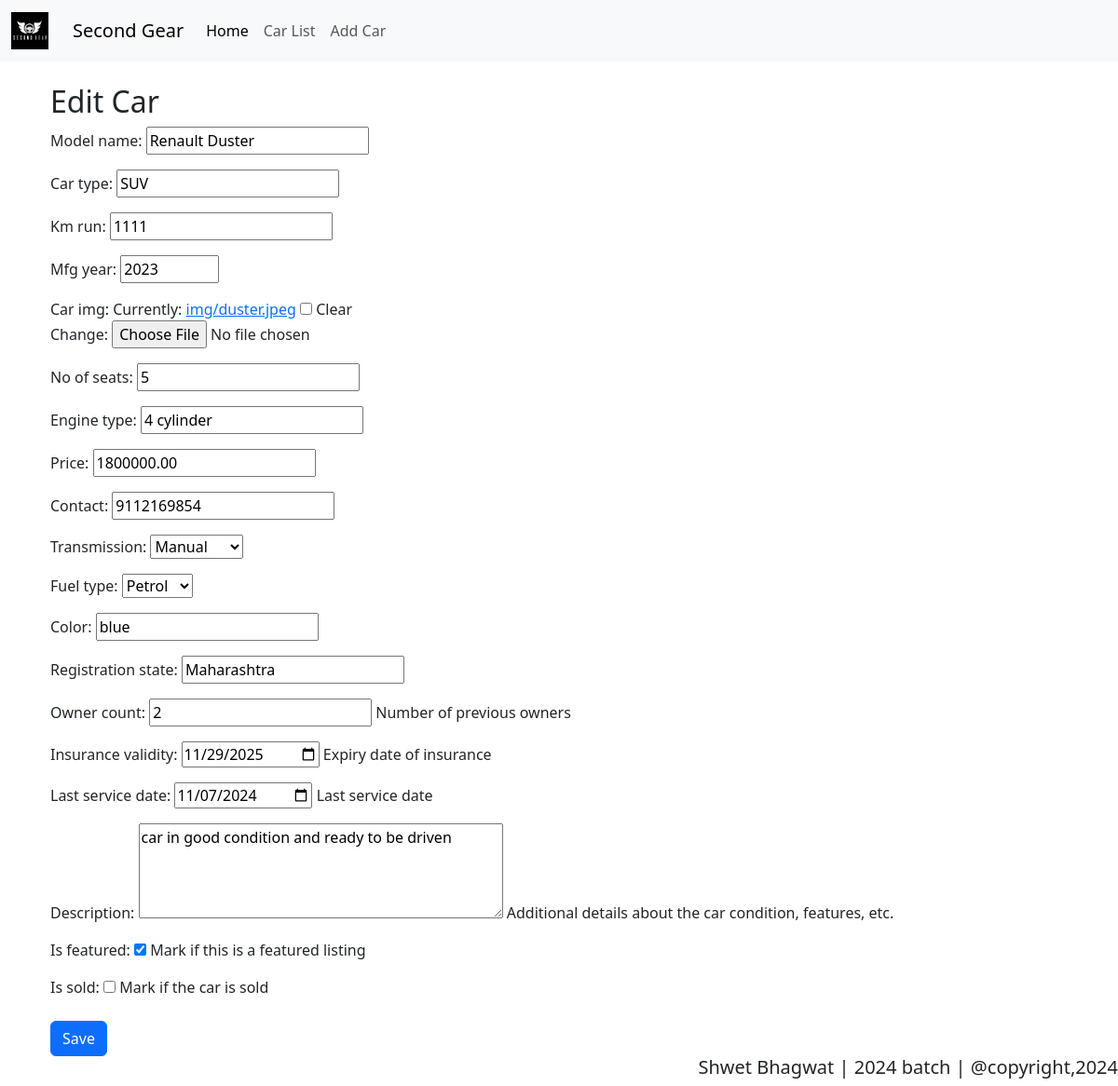
The page /car/2/edit/ on the database its author committed.
### carapp/models.py (models this page shows, shortened)
class Cars(models.Model):
    model_name = models.CharField(max_length=30)
    car_type = models.CharField(max_length=30)  # Consider renaming to `car_type` (typo fix)
    km_run = models.IntegerField()
    mfg_year = models.IntegerField()  # Changed to IntegerField for storing just the year
    car_img = models.ImageField(upload_to='img/', null=True, blank=True)
    no_of_seats = models.IntegerField()  # Typo fix from `no_of_seets`
    engine_type = models.CharField(max_length=15)
    price = models.DecimalField(max_digits=10, decimal_places=2)  # Price as decimal for currency
    contact = models.CharField(max_length=15)  # Phone numbers can include country codes, so CharField
    transmission = models.CharField(max_length=15, choices=[('Automatic', 'Automatic'), ('Manual', 'Manual')])
    fuel_type = models.CharField(max_length=15, choices=[('Petrol', 'Petrol'), ('Diesel', 'Diesel'), ('Electric', 'Electric'), ('Hybrid', 'Hybrid')])
    color = models.CharField(max_length=20)
    registration_state = models.CharField(max_length=30)  # State where the car is registered
    owner_count = models.IntegerField(help_text="Number of previous owners")
    insurance_validity = models.DateField(null=True, blank=True, help_text="Expiry date of insurance")
    last_service_date = models.DateField(null=True, blank=True, help_text="Last service date")
    description = models.TextField(null=True, blank=True, help_text="Additional details about the car condition, features, etc.")
    is_featured = models.BooleanField(default=False, help_text="Mark if this is a featured listing")
    is_sold = models.BooleanField(default=False, help_text="Mark if the car is sold")

### carapp/views.py (the view)
# urls.py: path('car/<int:pk>/edit/', car_update, name='car_update'),  # Edit car
def car_update(request, pk):
    car = get_object_or_404(Cars, pk=pk)
    if request.method == 'POST':
        form = CarForm(request.POST, request.FILES, instance=car)
        if form.is_valid():
            form.save()
            messages.success(request, "Car updated successfully!")
            return redirect(reverse('car_detail', args=[pk]))
    else:
        form = CarForm(instance=car)
    return render(request, 'car_form.html', {'form': form, 'title': 'Edit Car'})

### carapp/forms.py (shortened to what this page needs)
class CarForm(forms.ModelForm):
    class Meta:
        model = Cars
        fields = [
            'model_name', 'car_type', 'km_run', 'mfg_year', 'car_img', 'no_of_seats', 'engine_type', 'price',
            'contact', 'transmission', 'fuel_type', 'color', 'registration_state', 'owner_count',
            'insurance_validity', 'last_service_date', 'description', 'is_featured', 'is_sold'
        ]
        widgets = {
            'mfg_year': forms.NumberInput(attrs={'placeholder': 'e.g., 2020', 'min': 1900, 'max': 2024}),
            'insurance_validity': forms.DateInput(attrs={'type': 'date'}),
            'last_service_date': forms.DateInput(attrs={'type': 'date'}),
            'description': forms.Textarea(attrs={'rows': 4, 'placeholder': 'Add details about the car\'s condition, features, etc.'}),
            'transmission': forms.Select(choices=[('Automatic', 'Automatic'), ('Manual', 'Manual')]),
            'fuel_type': forms.Select(choices=[('Petrol', 'Petrol'), ('Diesel', 'Diesel'), ('Electric', 'Electric'), ('Hybrid', 'Hybrid')]),
        }

### templates/car_form.html (shortened to what this page needs)
{% extends 'base.html' %}
{% block content %}
<div class="container">
    <h2>{{ title }}</h2>
    <form method="POST" enctype="multipart/form-data">
        {{ form.as_p }}
        <button type="submit" class="btn btn-primary mt-2">Save</button>
    </form>
</div>
{% endblock %}

### rows shown on the page
Cars: model_name "Renault Duster", car_type "SUV", km_run "1111", mfg_year "2023", no_of_seats "5", engine_type "4 cylinder", price "1800000.00", contact "9112169854", transmission "Manual", fuel_type "Petrol", color "blue", registration_state "Maharashtra", owner_count "2", insurance_validity "11/29/2025", last_service_date "11/07/2024", description "car in good condition and ready to be driven", is_featured "☑"

### other values the page prints
{{ title }} "Edit Car"
